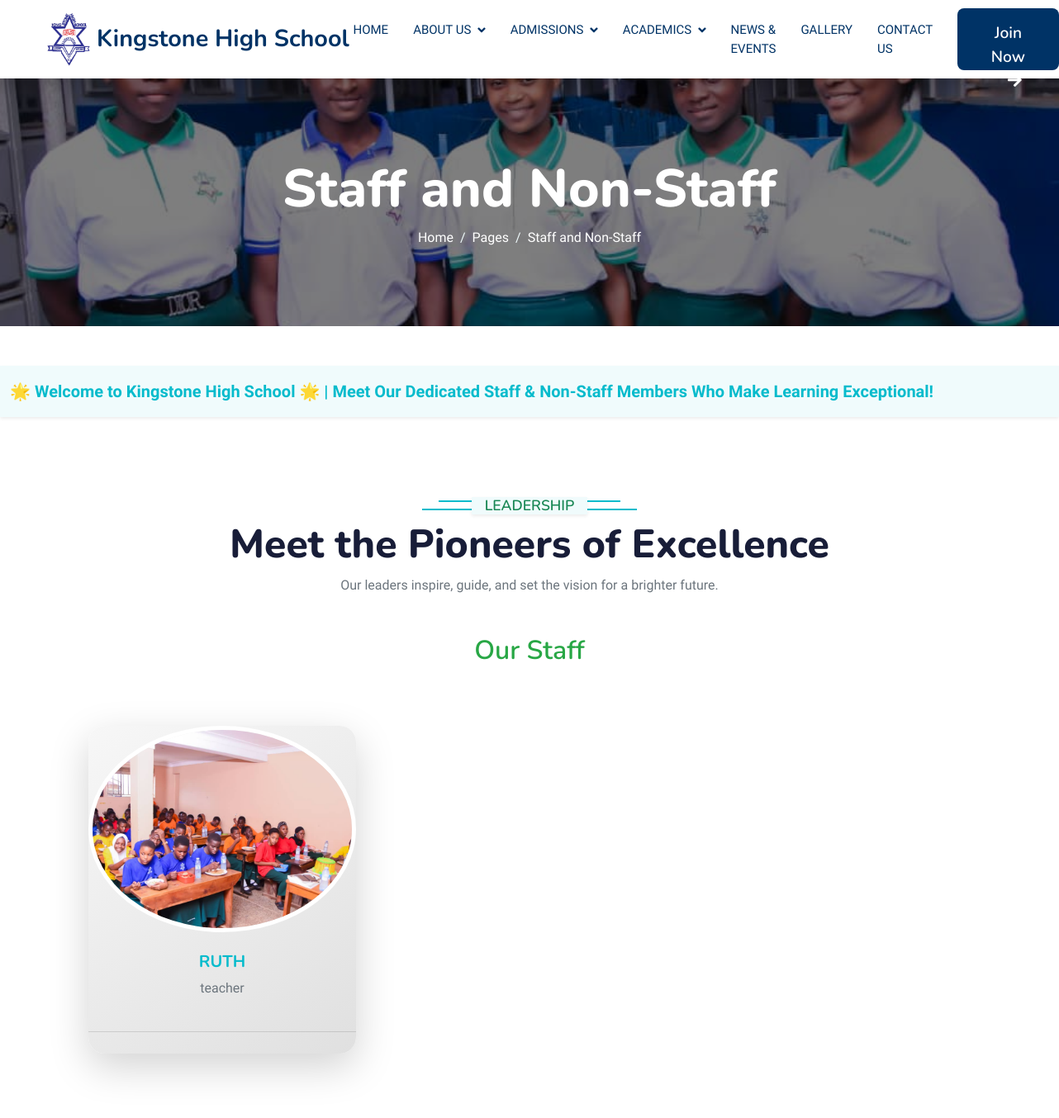
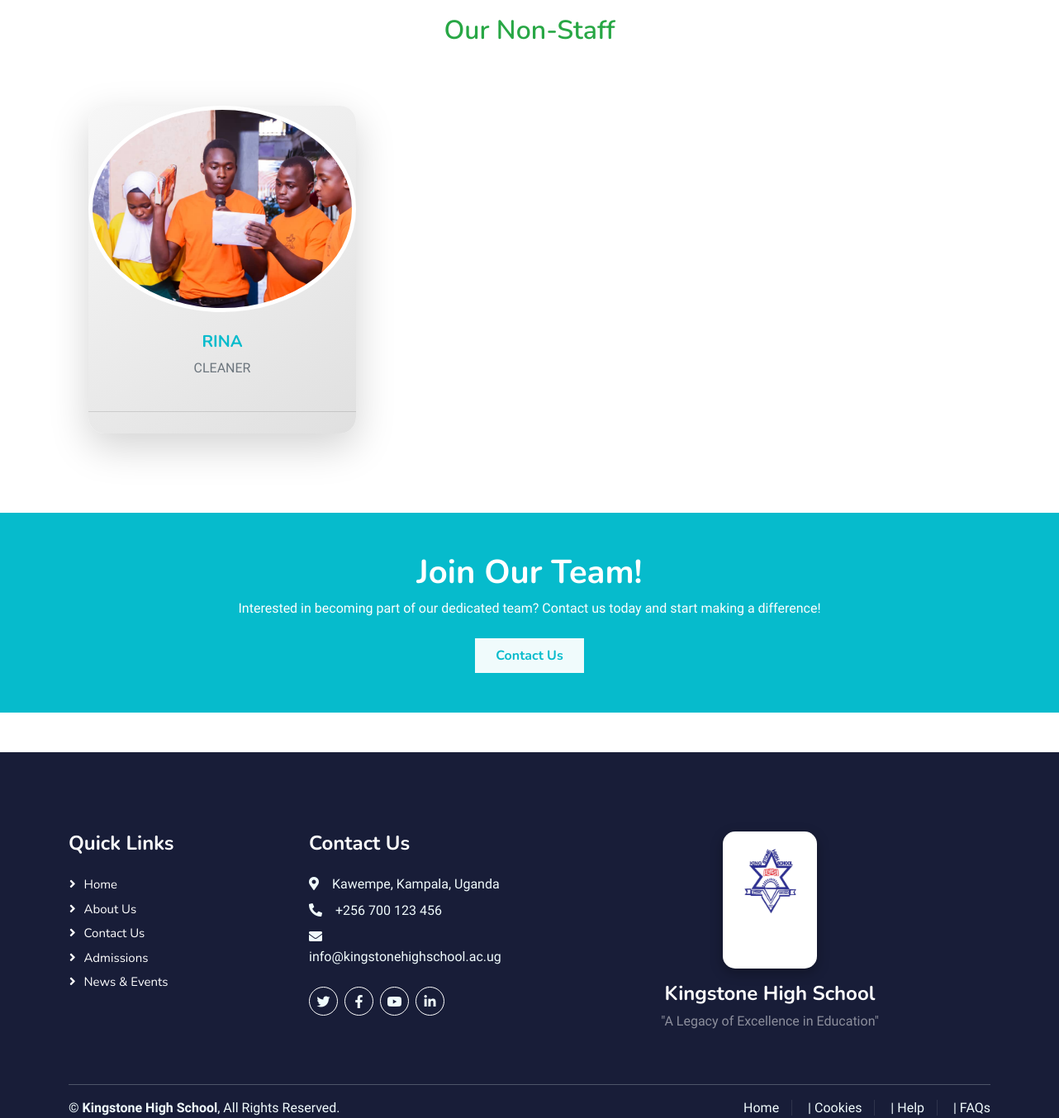
Page /staff/ on the committed database (2 pictures, top to bottom).
### schoolapp/models.py (models this page shows, shortened)
class Staff(models.Model):
    STAFF_CHOICES = [
        ('staff', 'Staff'),
        ('non_staff', 'Non-Staff'),
    ]
    name = models.CharField(max_length=100)
    title = models.CharField(max_length=100)
    photo = models.ImageField(upload_to='staff/')
    category = models.CharField(max_length=10, choices=STAFF_CHOICES, default='non_staff')

### schoolapp/views.py (the view)
# urls.py: path('staff/', staff, name='staff'),
def staff(request):
    staff = Staff.objects.filter(category='staff')
    non_staff = Staff.objects.filter(category='non_staff')
    return render(request, 'staff.html', {'staff': staff, 'non_staff': non_staff})

### templates/staff.html (shortened to what this page needs)
{% extends 'base.html' %}
{%load static%}
{% block content %}
<div class="container-fluid py-5 mb-5 page-header" style="background-image: url('{% static 'img/1.jpeg' %}'); background-size: cover; background-position: center; position: relative; height: 300px;">
    <div class="overlay" style="position: absolute; top: 0; left: 0; right: 0; bottom: 0; background-color: rgba(0, 0, 0, 0.5);"></div>
    <div class="container py-5 position-relative" style="z-index: 2;">
        <div class="row justify-content-center">
            <div class="col-lg-10 text-center">
                <h1 class="display-3 text-white animated slideInDown">Staff and Non-Staff</h1>
                <nav aria-label="breadcrumb">
                    <ol class="breadcrumb justify-content-center">
                        <li class="breadcrumb-item"><a class="text-white" href="#">Home</a></li>
                        <li class="breadcrumb-item"><a class="text-white" href="#">Pages</a></li>
                        <li class="breadcrumb-item text-white active" aria-current="page">Staff and Non-Staff</li>
                    </ol>
                </nav>
            </div>
        </div>
    </div>
</div>
<div class="container-fluid bg-light py-3 shadow-sm">
    <marquee behavior="scroll" direction="left" class="text-primary fw-bold fs-5">
        🌟 Welcome to Kingstone High School 🌟 | Meet Our Dedicated Staff & Non-Staff Members Who Make Learning Exceptional!
    </marquee>
</div>
<div class="container-xxl py-5">
    <div class="container">
        <div class="container-xxl py-5">
            <div class="container">
                <div class="text-center mb-5">
                    <h6 class="section-title text-success bg-light px-3 d-inline-block shadow-sm">Leadership</h6>
                    <h1 class="display-5">Meet the Pioneers of Excellence</h1>
                    <p class="text-muted">Our leaders inspire, guide, and set the vision for a brighter future.</p>
                </div>
                <div class="row g-5">
                    <h3 class="text-center mb-4">Our Staff</h3>
                    {% for leader in staff %}
                        <div class="col-md-4">
                            <div class="card border-0 shadow-lg text-center position-relative rounded-lg hover-card">
                                <img src="{{ leader.photo.url }}" alt="{{ leader.name }}" class="card-img-top rounded-circle leader-photo">
                                <div class="card-body">
                                    <h5 class="text-primary fw-bold leader-name">{{ leader.name }}</h5>
                                    <p class="text-muted leader-title">{{ leader.title }}</p>
                                </div>
                                <div class="card-footer bg-transparent text-center">
                                </div>
                            </div>
                        </div>
                    {% endfor %}
                </div>
                <div class="row g-5 mt-5">
                    <h3 class="text-center mb-4">Our Non-Staff</h3>
                    {% for leader in non_staff %}
                        <div class="col-md-4">
                            <div class="card border-0 shadow-lg text-center position-relative rounded-lg hover-card">
                                <img src="{{ leader.photo.url }}" alt="{{ leader.name }}" class="card-img-top rounded-circle leader-photo">
                                <div class="card-body">
                                    <h5 class="text-primary fw-bold leader-name">{{ leader.name }}</h5>
                                    <p class="text-muted leader-title">{{ leader.title }}</p>
                                </div>
                                <div class="card-footer bg-transparent text-center">
                                </div>
                            </div>
                        </div>
                    {% endfor %}
                </div>
            </div>
        </div>
    </div>
</div>
<div class="container-fluid bg-primary py-5">
    <div class="container text-center">
        <h1 class="text-white">Join Our Team!</h1>
        <p class="text-white mb-4">Interested in becoming part of our dedicated team? Contact us today and start making a difference!</p>
        <a href="/contact/" class="btn btn-light text-primary fw-bold py-2 px-4">Contact Us</a>
    </div>
</div>
{% endblock %}

### templates/base.html (shortened to what this page needs)
{% load static %}
<!DOCTYPE html>
<html lang="en">
<head>
    <link href="https://cdnjs.cloudflare.com/ajax/libs/font-awesome/5.10.0/css/all.min.css" rel="stylesheet">
    <link href="https://cdn.jsdelivr.net/npm/bootstrap-icons@1.4.1/font/bootstrap-icons.css" rel="stylesheet">
    <link href="{% static 'lib/animate/animate.min.css' %}" rel="stylesheet">
    <link href="{% static 'lib/owlcarousel/assets/owl.carousel.min.css' %}" rel="stylesheet">
    <link href="{% static 'css/bootstrap.min.css' %}" rel="stylesheet">
    <link href="{% static 'css/style.css' %}" rel="stylesheet">
</head>
<body>
    <nav class="navbar navbar-expand-lg bg-white navbar-light shadow sticky-top p-0">
        <a href="{% url 'home' %}" class="navbar-brand d-flex align-items-center px-4 px-lg-5">
            <img src="{% static 'img/KINGSTONE.png' %}" alt="Kingstone High School Logo" style="height: 150%; width: 50%; margin-top: 25px;">
            <h2 class="m-0" style="color: #003366; font-size: 1.8rem;">Kingstone High School</h2>
        </a>
        <div class="collapse navbar-collapse" id="navbarCollapse">
            <div class="navbar-nav ms-auto p-4 p-lg-0">
                <a href="{% url 'home' %}" class="nav-item nav-link active" style="color: #003366;">Home</a>
                <div class="nav-item dropdown">
                    <a href="{% url 'about' %}" class="nav-link dropdown-toggle" style="color: #003366;" data-bs-toggle="dropdown">About Us</a>
                </div>
                <div class="nav-item dropdown">
                    <a href="#" class="nav-link dropdown-toggle" style="color: #003366;" data-bs-toggle="dropdown">Admissions</a>
                </div>
                <div class="nav-item dropdown">
                    <a href="#" class="nav-link dropdown-toggle" style="color: #003366;" data-bs-toggle="dropdown">Academics</a>
                </div>
                <a href="{% url 'events_and_news' %}" class="nav-item nav-link" style="color: #003366;">News & Events</a>
                <a href="{% url 'gallery' %}" class="nav-item nav-link active" style="color: #003366;">Gallery</a>
                <a href="{% url 'contact' %}" class="nav-item nav-link" style="color: #003366;">Contact Us</a>
            </div>
            <a href="{% url 'apply_now' %}" class="btn" style="background-color: #003366; color: white; padding: 15px 40px; font-size: 1.2rem; border-radius: 8px;">Join Now<i class="fa fa-arrow-right ms-3"></i></a>
        </div>
    </nav>
    <div class="content">
        {% block content %}
        {% endblock %}
    </div>
<div class="container-fluid bg-dark text-light footer pt-5 mt-5 wow fadeIn" data-wow-delay="0.1s">
    <div class="container py-5">
        <div class="row g-5">
            <div class="col-lg-3 col-md-6">
                <h4 class="text-white mb-4">Quick Links</h4>
                <ul class="list-unstyled">
                    <li><a class="btn btn-link" href="{% url 'home' %}">Home</a></li>
                    <li><a class="btn btn-link" href="{% url 'about' %}">About Us</a></li>
                    <li><a class="btn btn-link" href="{% url 'contact' %}">Contact Us</a></li>
                    <li><a class="btn btn-link" href="{% url 'admission_process' %}">Admissions</a></li>
                    <li><a class="btn btn-link" href="{% url 'events_and_news' %}">News & Events</a></li>
                </ul>
            </div>
            <div class="col-lg-3 col-md-6">
                <h4 class="text-white mb-4">Contact Us</h4>
                <p class="mb-2"><i class="fa fa-map-marker-alt me-3"></i>Kawempe, Kampala, Uganda</p>
                <p class="mb-2"><i class="fa fa-phone-alt me-3"></i>+256 700 123 456</p>
                <p class="mb-2"><i class="fa fa-envelope me-3"></i>info@kingstonehighschool.ac.ug</p>
                <div class="d-flex pt-3">
                    <a class="btn btn-outline-light btn-social me-2" href="#"><i class="fab fa-twitter"></i></a>
                    <a class="btn btn-outline-light btn-social me-2" href="#"><i class="fab fa-facebook-f"></i></a>
                    <a class="btn btn-outline-light btn-social me-2" href="#"><i class="fab fa-youtube"></i></a>
                    <a class="btn btn-outline-light btn-social" href="#"><i class="fab fa-linkedin-in"></i></a>
                </div>
            </div>
            <div class="col-lg-6 col-md-12 text-center">
                <div style="background: #fff; padding: 15px; border-radius: 15px; box-shadow: 0 5px 15px rgba(0, 0, 0, 0.3); display: inline-block;">
                    <img src="{% static 'img/KINGSTONE.png' %}" alt="Kingstone High School Logo" class="mb-3" style="height: 120px; width: auto;">
                </div>
                <h4 class="text-white mt-3">Kingstone High School</h4>
                <p class="text-white-50 mb-0">"A Legacy of Excellence in Education"</p>
            </div>
        </div>
    </div>
    <div class="container">
        <hr class="text-light">
        <div class="row align-items-center">
            <div class="col-md-6 text-center text-md-start mb-3 mb-md-0">
                <p class="mb-0">&copy; <a class="text-light fw-bold" href="#">Kingstone High School</a>, All Rights Reserved.</p>
            </div>
            <div class="col-md-6 text-center text-md-end">
                <div class="footer-menu">
                    <a class="text-light" href="{% url 'home' %}">Home</a> |
                    <a class="text-light" href="#">Cookies</a> |
                    <a class="text-light" href="#">Help</a> |
                    <a class="text-light" href="#">FAQs</a>
                </div>
            </div>
        </div>
    </div>
</div>
</body>
</html>

### static/css/style.css (style rules this page uses)
:root { --primary: #06BBCC; --light: #F0FBFC; --dark: #181d38; }
.btn { font-family: 'Nunito', sans-serif; font-weight: 600; transition: .5s; }
.navbar .dropdown-toggle::after { border: none; content: "\f107"; font-family: "Font Awesome 5 Free"; font-weight: 900; vertical-align: middle; margin-left: 8px; }
.navbar-light .navbar-nav .nav-link { margin-right: 30px; padding: 25px 0; color: #FFFFFF; font-size: 15px; text-transform: uppercase; outline: none; }
.navbar-light .navbar-nav .nav-link:hover, .navbar-light .navbar-nav .nav-link.active { color: var(--primary); }
.navbar-light .navbar-brand, .navbar-light a.btn { height: 75px; }
.navbar-light .navbar-nav .nav-link { color: var(--dark); font-weight: 500; }
.navbar-light.sticky-top { top: -100px; transition: .5s; }
.page-header { background: linear-gradient(rgba(24, 29, 56, .7), rgba(24, 29, 56, .7)), url(../img/carousel-1.jpg); background-position: center center; background-repeat: no-repeat; background-size: cover; }
.breadcrumb-item + .breadcrumb-item::before { color: var(--light); }
.section-title { position: relative; display: inline-block; text-transform: uppercase; }
.section-title::before { position: absolute; content: ""; width: calc(100% + 80px); height: 2px; top: 4px; left: -40px; background: var(--primary); z-index: -1; }
.section-title::after { position: absolute; content: ""; width: calc(100% + 120px); height: 2px; bottom: 5px; left: -60px; background: var(--primary); z-index: -1; }
.footer .btn.btn-social { margin-right: 5px; width: 35px; height: 35px; display: flex; align-items: center; justify-content: center; color: var(--light); font-weight: normal; border: 1px solid #FFFFFF; border-radius: 35px; transition: .3s; }
.footer .btn.btn-link { display: block; margin-bottom: 5px; padding: 0; text-align: left; color: #FFFFFF; font-size: 15px; font-weight: normal; text-transform: capitalize; transition: .3s; }
.footer .btn.btn-link::before { position: relative; content: "\f105"; font-family: "Font Awesome 5 Free"; font-weight: 900; margin-right: 10px; }
.footer .footer-menu a { margin-right: 15px; padding-right: 15px; border-right: 1px solid rgba(255, 255, 255, .1); }
.footer .footer-menu a:last-child { margin-right: 0; padding-right: 0; border-right: none; }

### templates/staff.html (style rules this page uses)
.card { border-radius: 20px; overflow: hidden; transition: all 0.3s ease-in-out; position: relative; background: linear-gradient(145deg, #f7f7f7, #e0e0e0); }
.card-img-top { width: 100%; height: 250px; object-fit: cover; border: 5px solid white; border-radius: 10px; transition: transform 0.3s ease-in-out; }
.card-body { padding: 1.5rem; }
.card-footer { background-color: transparent; padding: 0.8rem; }
.card-body .leader-name { font-size: 1.25rem; font-weight: bold; color: #28a745; }
.card-body .leader-title { font-size: 1rem; color: #777; }
.text-muted { color: #6c757d; }
h3 { font-size: 2rem; color: #28a745; font-weight: 600; }
h6.section-title { font-size: 1.1rem; font-weight: 600; color: #28a745; }
.leader-photo { border-radius: 50%; }
.leader-name { font-size: 1.4rem; font-weight: 700; }
.leader-title { font-size: 1.1rem; font-weight: 500; }

### rows in the picture
Staff: photo (picture), name "RUTH", title "teacher"
Staff: photo (picture), name "RINA", title "CLEANER"
